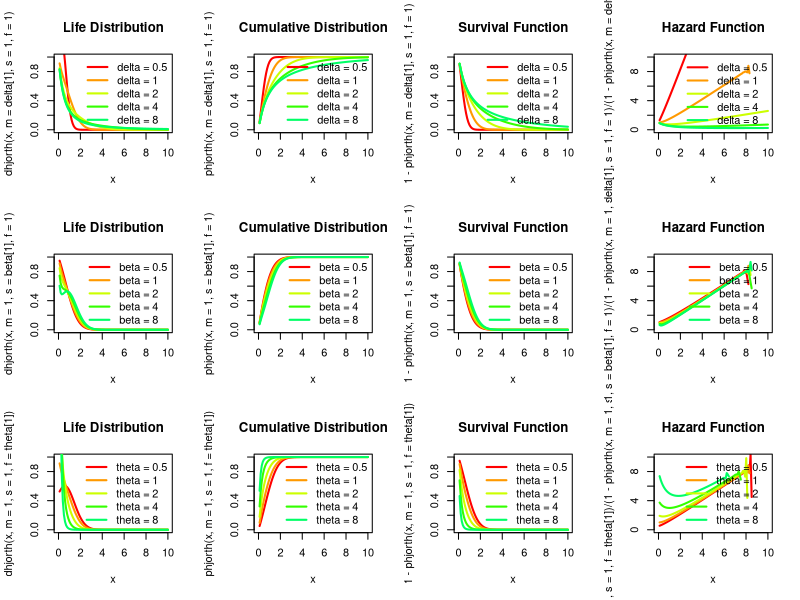

Reproduce this figure in R.
##### 호스 분포
### f(y) = (1+s y)^(-f/s) exp(-(y/m)^2/2) (y/m^2+f/(1+s y))
### y = x or t, s = beta, f = theta, m = delta
require(rmutil)

par(mfrow = c(3, 4))

### parameter: delta
delta = c(0.5, 1, 2, 4, 8)	# delta

### Input Variable
x <- seq(0.1, 10, length.out = 101)

color = rainbow(10)

### Life Distribution
plot(x, dhjorth(x, m=delta[1], s=1, f=1), xlim=c(0, 10), ylim=c(0, 1), col=color[1], lwd=2, type = 'l', main="Life Distribution")
for (i in 2:5)	{	lines(x, dhjorth(x, m=delta[i], s=1, f=1), col=color[i], lwd=2);	}
legend('right', bty = 'n', lwd=2, col=color[1:5], legend = c('delta = 0.5', 'delta = 1', 'delta = 2', 'delta = 4', 'delta = 8'))

### Cumulative Distribution
plot(x, phjorth(x, m=delta[1], s=1, f=1), xlim=c(0, 10), ylim=c(0, 1), col=color[1], lwd=2, type = 'l', main="Cumulative Distribution")
for (i in 2:5)	{	lines(x, phjorth(x, m=delta[i], s=1, f=1), col=color[i], lwd=2);	}
legend('right', bty = 'n', lwd=2, col=color[1:5], legend = c('delta = 0.5', 'delta = 1', 'delta = 2', 'delta = 4', 'delta = 8'))

### Survival Function
plot(x, 1-phjorth(x, m=delta[1], s=1, f=1), xlim=c(0, 10), ylim=c(0, 1), col=color[1], lwd=2, type = 'l', main="Survival Function")
for (i in 2:5)	{	lines(x, 1-phjorth(x, m=delta[i], s=1, f=1), col=color[i], lwd=2);	}
legend('right', bty = 'n', lwd=2, col=color[1:5], legend = c('delta = 0.5', 'delta = 1', 'delta = 2', 'delta = 4', 'delta = 8'))

### Hazard Function
plot(x, dhjorth(x, m=delta[1], s=1, f=1)/(1-phjorth(x, m=delta[1], s=1, f=1)), xlim=c(0, 10), ylim=c(0, 10), col=color[1], lwd=2, type = 'l', main="Hazard Function")
for (i in 2:5) {	lines(x, dhjorth(x, m=delta[i], s=1, f=1)/(1-phjorth(x, m=delta[i], s=1, f=1)), col=color[i], lwd=2);	}
legend('topright', bty = 'n', lwd=2, col=color[1:5], legend = c('delta = 0.5', 'delta = 1', 'delta = 2', 'delta = 4', 'delta = 8'))



### parameter: beta
beta = c(0.5, 1, 2, 4, 8)	# beta

### Input Variable
x <- seq(0.1, 10, length.out = 101)

color = rainbow(10)

### Life Distribution
plot(x, dhjorth(x, m=1, s=beta[1], f=1), xlim=c(0, 10), ylim=c(0, 1), col=color[1], lwd=2, type = 'l', main="Life Distribution")
for (i in 2:5)	{	lines(x, dhjorth(x, m=1, s=beta[i], f=1), col=color[i], lwd=2);	}
legend('right', bty = 'n', lwd=2, col=color[1:5], legend = c('beta = 0.5', 'beta = 1', 'beta = 2', 'beta = 4', 'beta = 8'))

### Cumulative Distribution
plot(x, phjorth(x, m=1, s=beta[1], f=1), xlim=c(0, 10), ylim=c(0, 1), col=color[1], lwd=2, type = 'l', main="Cumulative Distribution")
for (i in 2:5)	{	lines(x, phjorth(x, m=1, s=beta[i], f=1), col=color[i], lwd=2);	}
legend('right', bty = 'n', lwd=2, col=color[1:5], legend = c('beta = 0.5', 'beta = 1', 'beta = 2', 'beta = 4', 'beta = 8'))

### Survival Function
plot(x, 1-phjorth(x, m=1, s=beta[1], f=1), xlim=c(0, 10), ylim=c(0, 1), col=color[1], lwd=2, type = 'l', main="Survival Function")
for (i in 2:5)	{	lines(x, 1-phjorth(x, m=1, s=beta[i], f=1), col=color[i], lwd=2);	}
legend('right', bty = 'n', lwd=2, col=color[1:5], legend = c('beta = 0.5', 'beta = 1', 'beta = 2', 'beta = 4', 'beta = 8'))

### Hazard Function
plot(x, dhjorth(x, m=1, s=beta[1], f=1)/(1-phjorth(x, m=1, s=beta[1], f=1)), xlim=c(0, 10), ylim=c(0, 10), col=color[1], lwd=2, type = 'l', main="Hazard Function")
for (i in 2:5) {	lines(x, dhjorth(x, m=1, s=beta[i], f=1)/(1-phjorth(x, m=1, s=beta[i], f=1)), col=color[i], lwd=2);	}
legend('right', bty = 'n', lwd=2, col=color[1:5], legend = c('beta = 0.5', 'beta = 1', 'beta = 2', 'beta = 4', 'beta = 8'))



### parameter: theta
theta = c(0.5, 1, 2, 4, 8)	#theta

### Input Variable
x <- seq(0.1, 10, length.out = 101)

color = rainbow(10)

### Life Distribution
plot(x, dhjorth(x, m=1, s=1, f=theta[1]), xlim=c(0, 10), ylim=c(0, 1), col=color[1], lwd=2, type = 'l', main="Life Distribution")
for (i in 2:5)	{	lines(x, dhjorth(x, m=1, s=1, f=theta[i]), col=color[i], lwd=2);	}
legend('right', bty = 'n', lwd=2, col=color[1:5], legend = c('theta = 0.5', 'theta = 1', 'theta = 2', 'theta = 4', 'theta = 8'))

### Cumulative Distribution
plot(x, phjorth(x, m=1, s=1, f=theta[1]), xlim=c(0, 10), ylim=c(0, 1), col=color[1], lwd=2, type = 'l', main="Cumulative Distribution")
for (i in 2:5)	{	lines(x, phjorth(x, m=1, s=1, f=theta[i]), col=color[i], lwd=2);	}
legend('right', bty = 'n', lwd=2, col=color[1:5], legend = c('theta = 0.5', 'theta = 1', 'theta = 2', 'theta = 4', 'theta = 8'))

### Survival Function
plot(x, 1-phjorth(x, m=1, s=1, f=theta[1]), xlim=c(0, 10), ylim=c(0, 1), col=color[1], lwd=2, type = 'l', main="Survival Function")
for (i in 2:5)	{	lines(x, 1-phjorth(x, m=1, s=1, f=theta[i]), col=color[i], lwd=2);	}
legend('right', bty = 'n', lwd=2, col=color[1:5], legend = c('theta = 0.5', 'theta = 1', 'theta = 2', 'theta = 4', 'theta = 8'))

### Hazard Function
plot(x, dhjorth(x, m=1, s=1, f=theta[1])/(1-phjorth(x, m=1, s=1, f=theta[1])), xlim=c(0, 10), ylim=c(0, 10), col=color[1], lwd=2, type = 'l', main="Hazard Function")
for (i in 2:5) {	lines(x, dhjorth(x, m=1, s=1, f=theta[i])/(1-phjorth(x, m=1, s=1, f=theta[i])), col=color[i], lwd=2);	}
legend('right', bty = 'n', lwd=2, col=color[1:5], legend = c('theta = 0.5', 'theta = 1', 'theta = 2', 'theta = 4', 'theta = 8'))
